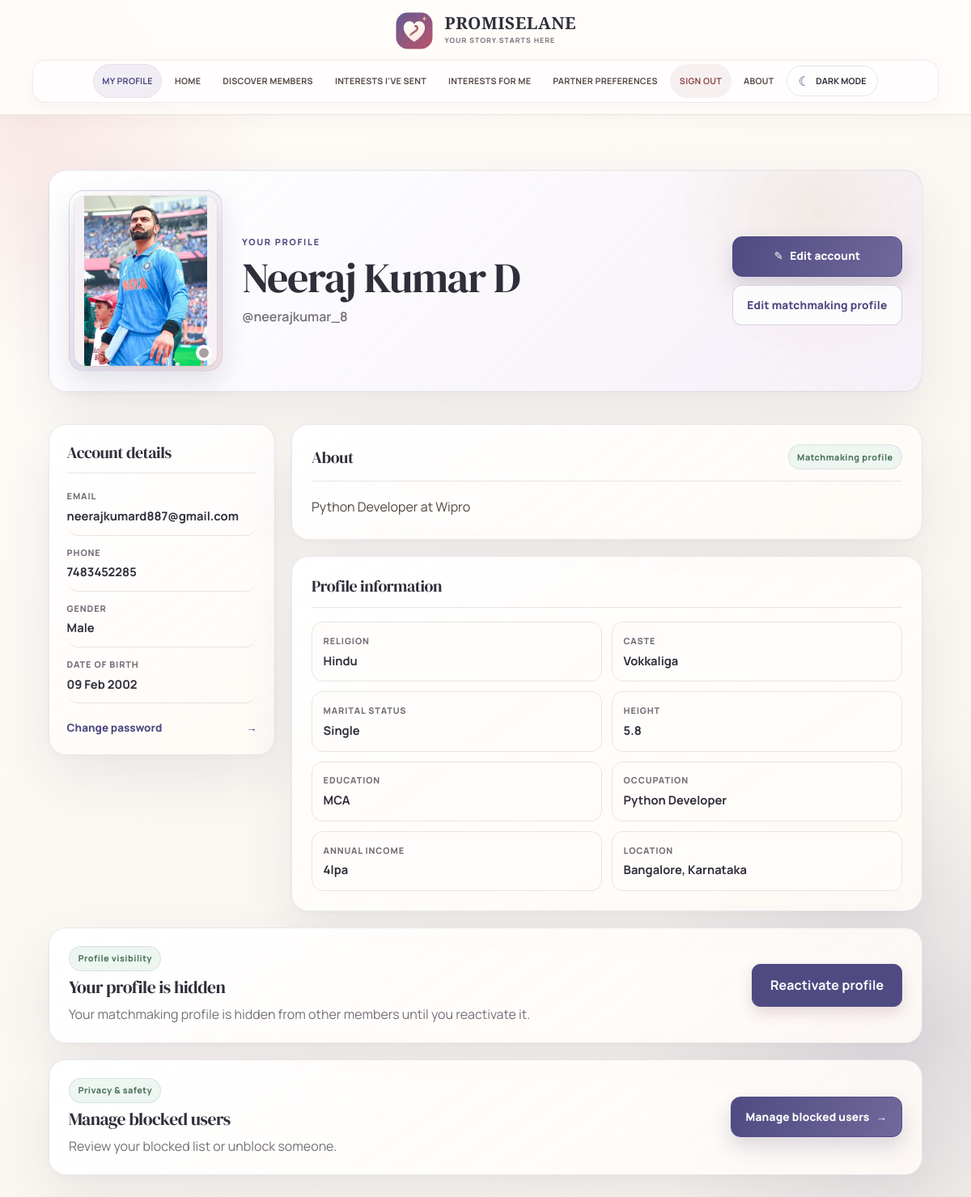
Page /profile/ (signed in) on the committed database.
### authen/models.py (models this page shows)
class ProImage(models.Model):
    user = models.OneToOneField(settings.AUTH_USER_MODEL,on_delete=models.CASCADE)
    Proimage = models.ImageField(upload_to='profile/',default='image.png')

class CustomUser(AbstractUser):
    age = models.PositiveIntegerField(default=0)
    phone = models.IntegerField(default=0)
    gender = models.CharField(max_length=30,blank=True)
    dob = models.DateField(null=True,blank=True,validators={validate_age})

### user_profile/models.py (models this page shows)
class MatrimonialProfile(models.Model):
    RELIGION_CHOICES = [
        ('Hindu','Hindu'),
        ('Muslim','Muslim'),
        ('Christian','Christaian'),
        ('Other','Other')
    ]
    MARITAL_STATUS_CHOICES = [
        ('Single','Single'),
        ('Divorced','Divorced'),
        ('Widowed','Widowed'),
    ]
    user = models.OneToOneField(CustomUser,on_delete=models.CASCADE,related_name='matrimonial_profile')
    religion = models.CharField(max_length=30,choices=RELIGION_CHOICES)
    caste = models.CharField(max_length=100,blank=True)
    height = models.CharField(max_length=20,blank=True)
    marital_status = models.CharField(
        max_length=30,
        choices = MARITAL_STATUS_CHOICES,
        default='Single'
    )
    education = models.CharField(max_length=150)
    occupation = models.CharField(max_length=150)
    annual_income = models.CharField(max_length=100,blank=True)
    city = models.CharField(max_length=100)
    state = models.CharField(max_length=100)
    about = models.TextField(blank=True)
    created_at = models.DateTimeField(auto_now_add=True)
    updated_at = models.DateTimeField(auto_now=True)
    is_active = models.BooleanField(default=True)

### authen/views.py (the view)
# urls.py: path('profile/',profile,name='profile'),
@login_required
def profile(request):
    pro_image = fetch_pic(request)
    matrimonial_profile = MatrimonialProfile.objects.filter(user=request.user).first()
    return render(request,'profile.html',{
        'pro_image':pro_image,
        'matrimonial_profile':matrimonial_profile,
    })

### authen/views.py (called while the page is built)
def fetch_pic(request):
    return get_object_or_404(ProImage,user=request.user)

### authen/templates/profile.html (shortened to what this page needs)
{% extends 'main.html' %}
{% load static %}
{% block page_styles %}
<link rel="stylesheet" href="{% static 'authen/profile.css' %}">
{% endblock %}
{% block content %}
<section class="profile-page">
    <div class="profile-hero">
        <div class="profile-photo-wrap">
            <img class="profile-photo" src="{{ pro_image.Proimage.url }}" alt="Profile photo for {{ request.user.username }}">
            {% if matrimonial_profile %}
            <span class="profile-status{% if not matrimonial_profile.is_active %} profile-status-hidden{% endif %}" aria-label="{% if matrimonial_profile.is_active %}Profile active{% else %}Profile hidden{% endif %}"></span>
            {% endif %}
        </div>
        <div class="profile-intro">
            <span class="profile-eyebrow">Your profile</span>
            <h1>{{ request.user.get_full_name|default:request.user.username }}</h1>
            <p>@{{ request.user.username }}</p>
        </div>
        <div class="profile-hero-actions">
            <a class="profile-button" href="{% url 'update_profile' %}">
                <span aria-hidden="true">✎</span> Edit account
            </a>
            {% if matrimonial_profile %}
            <a class="profile-button profile-button-light" href="{% url 'update_user_profile' %}">
                Edit matchmaking profile
            </a>
            {% else %}
            <a class="profile-button profile-button-light" href="{% url 'create_profile' %}">
                Complete matchmaking profile
            </a>
            {% endif %}
        </div>
    </div>
    <div class="profile-grid">
        <aside class="profile-sidebar">
            <section class="profile-panel">
                <div class="panel-heading">
                    <h2>Account details</h2>
                </div>
                <dl class="detail-list">
                    <div>
                        <dt>Email</dt>
                        <dd>{{ request.user.email|default:"Not provided" }}</dd>
                    </div>
                    <div>
                        <dt>Phone</dt>
                        <dd>{% if request.user.phone %}{{ request.user.phone }}{% else %}Not provided{% endif %}</dd>
                    </div>
                    <div>
                        <dt>Gender</dt>
                        <dd>{{ request.user.gender|default:"Not provided" }}</dd>
                    </div>
                    <div>
                        <dt>Date of birth</dt>
                        <dd>{% if request.user.dob %}{{ request.user.dob|date:"d M Y" }}{% else %}Not provided{% endif %}</dd>
                    </div>
                </dl>
                <a class="text-action" href="{% url 'update_password' %}">
                    Change password <span aria-hidden="true">→</span>
                </a>
            </section>
        </aside>
        <div class="profile-main">
            {% if matrimonial_profile %}
            <section class="profile-panel about-panel">
                <div class="panel-heading">
                    <h2>About</h2>
                    <span class="section-badge">Matchmaking profile</span>
                </div>
                <p class="about-text">{{ matrimonial_profile.about|default:"No introduction has been added yet." }}</p>
            </section>
            <section class="profile-panel">
                <div class="panel-heading">
                    <h2>Profile information</h2>
                </div>
                <dl class="profile-detail-grid">
                    <div><dt>Religion</dt><dd>{{ matrimonial_profile.religion|default:"Not provided" }}</dd></div>
                    <div><dt>Caste</dt><dd>{{ matrimonial_profile.caste|default:"Not provided" }}</dd></div>
                    <div><dt>Marital status</dt><dd>{{ matrimonial_profile.marital_status|default:"Not provided" }}</dd></div>
                    <div><dt>Height</dt><dd>{{ matrimonial_profile.height|default:"Not provided" }}</dd></div>
                    <div><dt>Education</dt><dd>{{ matrimonial_profile.education|default:"Not provided" }}</dd></div>
                    <div><dt>Occupation</dt><dd>{{ matrimonial_profile.occupation|default:"Not provided" }}</dd></div>
                    <div><dt>Annual income</dt><dd>{{ matrimonial_profile.annual_income|default:"Not provided" }}</dd></div>
                    <div><dt>Location</dt><dd>{{ matrimonial_profile.city }}, {{ matrimonial_profile.state }}</dd></div>
                </dl>
            </section>
            {% endif %}
        </div>
    </div>
    {% if matrimonial_profile %}
    <section class="profile-panel visibility-panel">
        <div class="visibility-copy">
            <span class="section-badge">Profile visibility</span>
            {% if matrimonial_profile.is_active %}
            <h2>Your profile is active</h2>
            <p>Your matchmaking profile can be discovered by other members.</p>
            {% else %}
            <h2>Your profile is hidden</h2>
            <p>Your matchmaking profile is hidden from other members until you reactivate it.</p>
            {% endif %}
        </div>
        <form class="visibility-form" action="{% url 'toggle_profile_visibility' %}" method="POST">
            {% if matrimonial_profile.is_active %}
            <button class="visibility-button visibility-button-muted" type="submit">Deactivate profile</button>
            {% else %}
            <button class="visibility-button" type="submit">Reactivate profile</button>
            {% endif %}
        </form>
    </section>
    {% endif %}
    <section class="profile-panel privacy-panel">
        <div class="visibility-copy">
            <span class="section-badge">Privacy &amp; safety</span>
            <h2>Manage blocked users</h2>
            <p>Review your blocked list or unblock someone.</p>
        </div>
        <a class="profile-button privacy-link" href="{% url 'blocked_users' %}">
            Manage blocked users <span aria-hidden="true">→</span>
        </a>
    </section>
</section>
{% endblock %}

### static/css/main.css (style rules this page uses)
:root { font-family: 'DM Sans', sans-serif; color: #29211f; background: #fffaf7; font-synthesis: none; text-rendering: optimizeLegibility; -webkit-font-smoothing: antialiased; -moz-osx-font-smoothing: grayscale; --ink: #29211f; --muted: #766b67; --wine: #883d50; --wine-dark: #713044; --rose: #f6e8e5; --line: #eee3df; --gold: #b9875f; --surface: rgba(255, 255, 255, 0.94); --shadow: 0 18px 50px rgba(76, 48, 43, 0.09); }
* { box-sizing: border-box; }
html { min-width: 320px; scroll-behavior: smooth; }
body { position: relative; min-height: 100vh; margin: 0; overflow-x: hidden; background: radial-gradient(ellipse at 12% 18%, rgba(244, 224, 218, 0.72), transparent 34rem), radial-gradient(ellipse at 92% 78%, rgba(245, 232, 216, 0.62), transparent 32rem), #fffaf7; color: var(--ink); font-size: 16px; line-height: 1.65; }
body::before { position: fixed; z-index: -1; top: 0; right: -10rem; width: 30rem; height: 30rem; border: 1px solid rgba(136, 61, 80, 0.08); border-radius: 50%; content: ""; pointer-events: none; }
.page-content > * { animation: page-enter 420ms cubic-bezier(.2,.8,.2,1) both; }
h1, h2, h3 { margin: 0 0 0.8rem; color: var(--ink); font-family: 'Playfair Display', Georgia, serif; font-weight: 600; line-height: 1.2; }
h1 { font-size: clamp(2.2rem, 5vw, 3.5rem); letter-spacing: -0.035em; }
h2 { font-size: clamp(1.7rem, 3vw, 2.4rem); }
p { margin: 0 0 1rem; color: var(--muted); }
a { color: var(--wine); text-decoration: none; }
button, .btn { display: inline-flex; min-height: 48px; align-items: center; justify-content: center; padding: 0.75rem 1.35rem; border: 0; border-radius: 0.65rem; background: var(--wine); box-shadow: 0 8px 18px rgba(113, 48, 68, 0.16); color: white; cursor: pointer; font: inherit; font-weight: 700; transition: background 160ms ease, transform 160ms ease, box-shadow 160ms ease; }
img { max-width: 100%; height: auto; }

### static/css/site.css (style rules this page uses)
:root { --ease-out: cubic-bezier(.2, .75, .25, 1); }
button, .btn, .profile-button, .dashboard-button, .clear-empty { letter-spacing: 0.01em; }
.auth-card, .forgot-card, .account-card, .matchmaking-form-card, .profile-panel, .dashboard-panel, .match-card, .profile-filters, .dashboard-hero, .profile-hero { backdrop-filter: blur(14px); }
.auth-card, .forgot-card, .account-card, .matchmaking-form-card, .profile-panel, .dashboard-panel, .match-card, .profile-filters, .dashboard-hero, .profile-hero { transition: border-color 180ms var(--ease-out), box-shadow 180ms var(--ease-out), transform 180ms var(--ease-out); }
.profile-button-light, .clear-filter, .clear-empty { transition: border-color 180ms var(--ease-out), background 180ms var(--ease-out), color 180ms var(--ease-out), transform 180ms var(--ease-out); }

### static/css/theme.css (style rules this page uses)
:root { color-scheme: light; }

### rows in the picture
ProImage: Proimage (picture)
CustomUser: user.get_full_name "Neeraj Kumar D", user.username "neerajkumar_8", user.email "neerajkumard887@gmail.com", user.phone "7483452285", user.gender "Male", user.dob "09 Feb 2002"
MatrimonialProfile: about "Python Developer at Wipro", religion "Hindu", caste "Vokkaliga", marital_status "Single", height "5.8", education "MCA", occupation "Python Developer", annual_income "4lpa", city "Bangalore", state "Karnataka"
